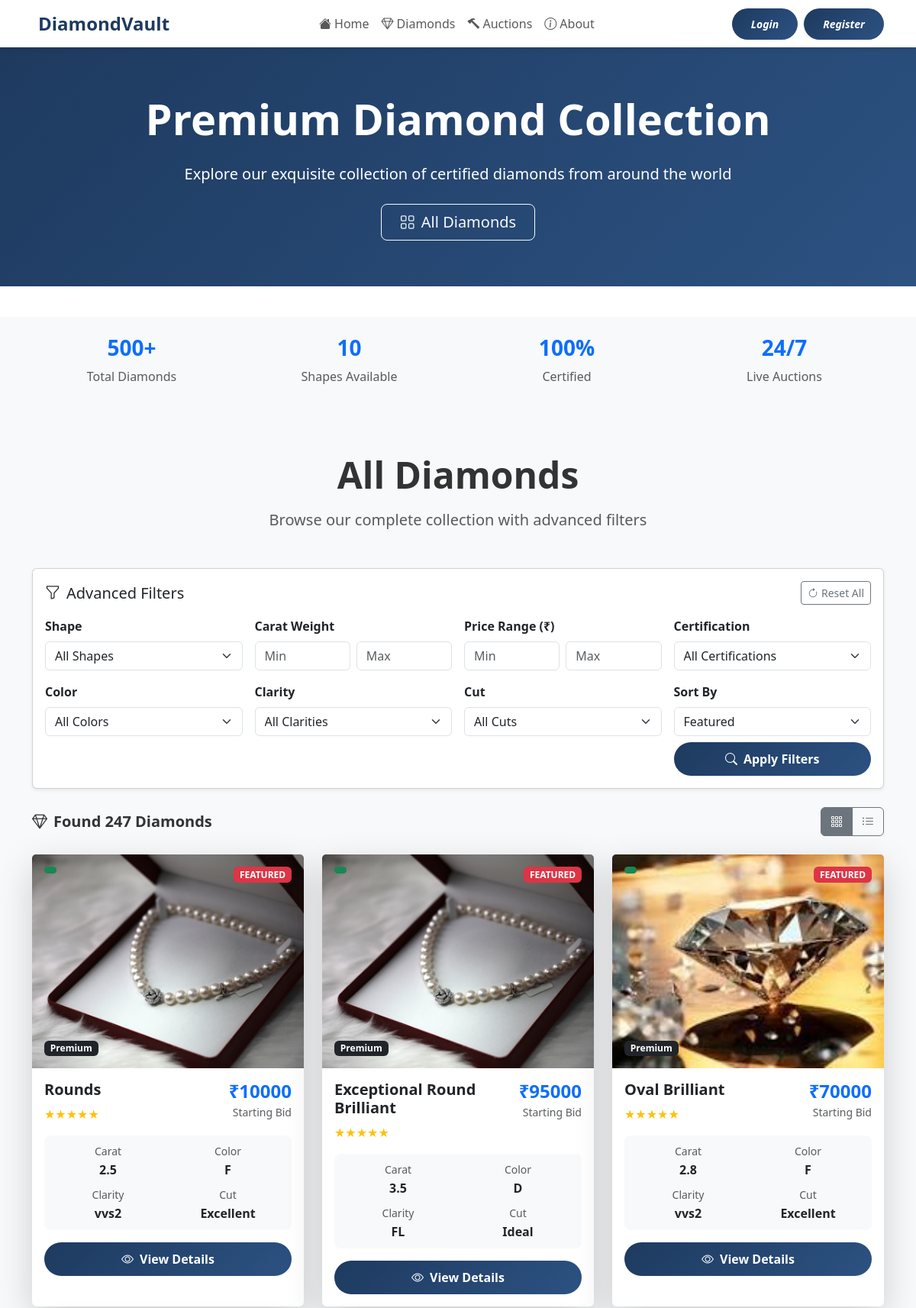
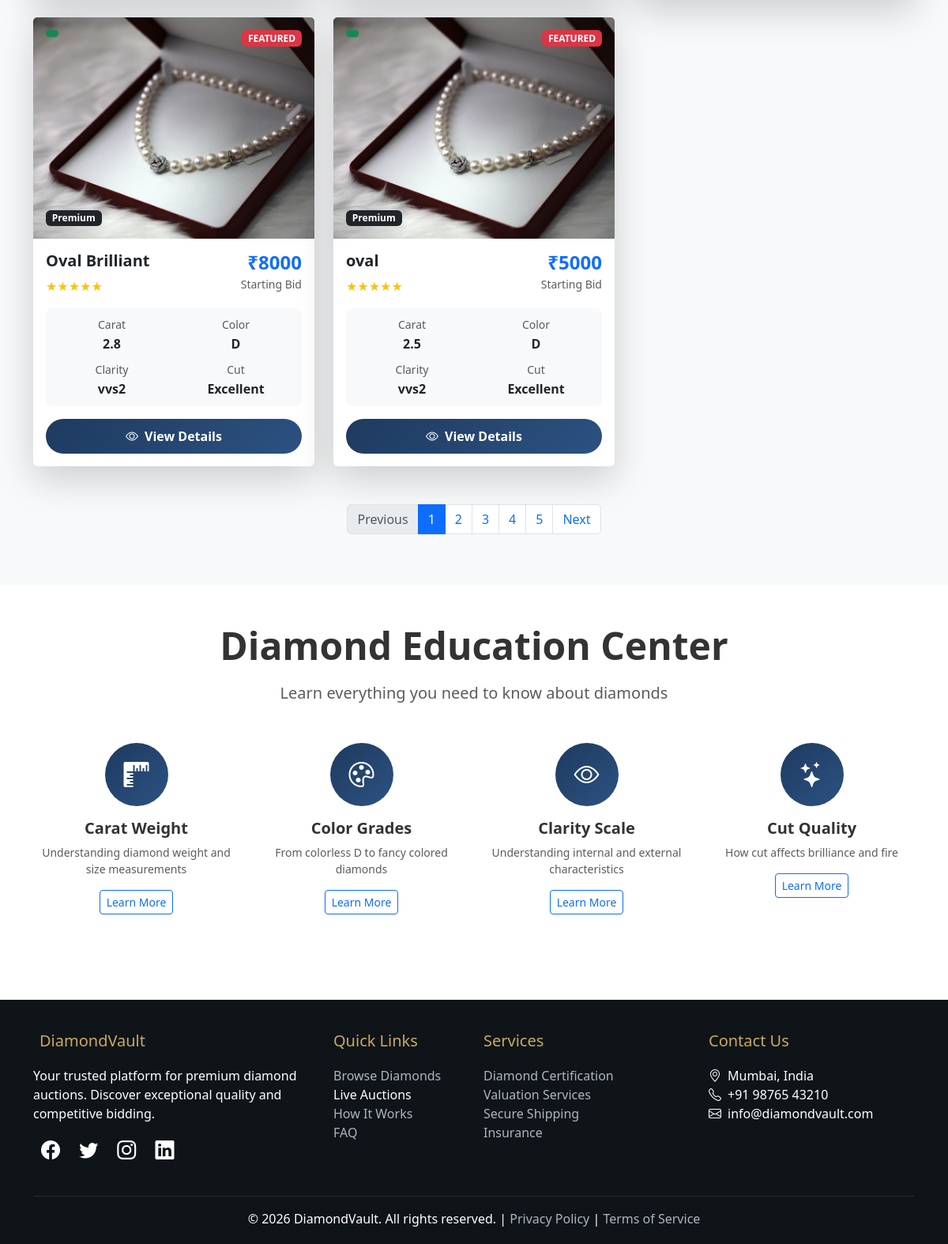
Page /diamonds/ on the committed database (2 pictures, top to bottom).
### auction/models.py (models this page shows, shortened)
class Diamond(models.Model):
    AUCTION_STATUS_CHOICES = [
        ('active', 'Active'),
        ('ended', 'Ended'),
        ('winner_declared', 'Winner Declared'),
        ('payment_pending', 'Payment Pending'),
        ('completed', 'Completed'),
        ('cancelled', 'Cancelled'),
    ]
    name = models.CharField(max_length=200)
    image = models.ImageField(upload_to='diamonds/')
    carat = models.FloatField()
    color = models.CharField(max_length=10)
    clarity = models.CharField(max_length=20)
    cut = models.CharField(max_length=20)
    price = models.IntegerField()
    def auction_default():
        return timezone.now() + timedelta(days=30)
    auction_end = models.DateTimeField(default=auction_default)
    auction_status = models.CharField(
        max_length=20,
        choices=AUCTION_STATUS_CHOICES,
        default='active',
        help_text="Current status of the auction"
    )
    winner = models.ForeignKey(
        User,
        on_delete=models.SET_NULL,
        null=True,
        blank=True,
        related_name='won_auctions',
        help_text="User who won this auction"
    )
    winning_bid = models.ForeignKey(
        'Bid',
        on_delete=models.SET_NULL,
        null=True,
        blank=True,
        related_name='winning_auctions',
        help_text="The winning bid for this auction"
    )
    winner_declared_at = models.DateTimeField(
        null=True,
        blank=True,
        help_text="When winner was declared"
    )
    payment_deadline = models.DateTimeField(
        null=True,
        blank=True,
        help_text="Payment deadline for winner"
    )
    updated_at = models.DateTimeField(
        auto_now=True,
        help_text="When this diamond was last updated"
    )
    class Meta:
        verbose_name = "Diamond"
        verbose_name_plural = "Diamonds"
        ordering = ['-updated_at']
        indexes = [
            models.Index(fields=['auction_status', 'auction_end']),
            models.Index(fields=['winner']),
            models.Index(fields=['auction_end']),
        ]

### auction/views.py (the view)
# urls.py: path('diamonds/', views.diamonds, name='diamonds'),
def diamonds(request):
    diamonds = Diamond.objects.all()
    return render(request, 'diamonds.html', {'diamonds': diamonds})

### templates/diamonds.html (shortened to what this page needs)
{% extends 'base.html' %}
{% load static %}
{% block content %}
<section class="hero-section">
    <div class="container">
        <div class="text-center">
            <h1 class="display-4 fw-bold mb-4">Premium Diamond Collection</h1>
            <p class="lead mb-4">Explore our exquisite collection of certified diamonds from around the world</p>
            <div class="d-flex gap-3 justify-content-center flex-wrap">
                <button class="btn btn-outline-light btn-lg px-4" onclick="scrollToSection('all-diamonds')">
                    <i class="bi bi-grid me-2"></i>All Diamonds
                </button>
            </div>
        </div>
    </div>
</section>
<section class="py-4 bg-light">
    <div class="container">
        <div class="row text-center">
            <div class="col-md-3 col-6 mb-3">
                <div class="stat-item">
                    <h3 class="text-primary fw-bold">500+</h3>
                    <p class="mb-0 text-muted">Total Diamonds</p>
                </div>
            </div>
            <div class="col-md-3 col-6 mb-3">
                <div class="stat-item">
                    <h3 class="text-primary fw-bold">10</h3>
                    <p class="mb-0 text-muted">Shapes Available</p>
                </div>
            </div>
            <div class="col-md-3 col-6 mb-3">
                <div class="stat-item">
                    <h3 class="text-primary fw-bold">100%</h3>
                    <p class="mb-0 text-muted">Certified</p>
                </div>
            </div>
            <div class="col-md-3 col-6 mb-3">
                <div class="stat-item">
                    <h3 class="text-primary fw-bold">24/7</h3>
                    <p class="mb-0 text-muted">Live Auctions</p>
                </div>
            </div>
        </div>
    </div>
</section>
<section class="py-5 bg-light" id="all-diamonds">
    <div class="container">
        <div class="text-center mb-5">
            <h2 class="display-5 fw-bold mb-3">All Diamonds</h2>
            <p class="lead text-muted">Browse our complete collection with advanced filters</p>
        </div>
        <div class="card shadow-sm mb-4">
            <div class="card-body">
                <div class="d-flex justify-content-between align-items-center mb-3">
                    <h5 class="card-title mb-0">
                        <i class="bi bi-funnel me-2"></i>Advanced Filters
                    </h5>
                    <button class="btn btn-outline-secondary btn-sm" onclick="resetFilters()">
                        <i class="bi bi-arrow-clockwise me-1"></i>Reset All
                    </button>
                </div>
                <form id="diamondFilters">
    <div class="row g-3">
                        <div class="col-md-3">
                            <label class="form-label fw-bold">Shape</label>
                            <select class="form-select" id="shapeFilter">
                                <option value="">All Shapes</option>
                            </select>
                        </div>
                        <div class="col-md-3">
                            <label class="form-label fw-bold">Carat Weight</label>
                            <div class="row g-2">
                                <div class="col-6">
                                    <input type="number" class="form-control" id="minCarat" placeholder="Min" step="0.1" min="0.5">
                                </div>
                                <div class="col-6">
                                    <input type="number" class="form-control" id="maxCarat" placeholder="Max" step="0.1" min="0.5">
                                </div>
                            </div>
                        </div>
                        <div class="col-md-3">
                            <label class="form-label fw-bold">Price Range (₹)</label>
                            <div class="row g-2">
                                <div class="col-6">
                                    <input type="number" class="form-control" id="minPrice" placeholder="Min" min="10000">
                                </div>
                                <div class="col-6">
                                    <input type="number" class="form-control" id="maxPrice" placeholder="Max" min="10000">
                                </div>
                            </div>
                        </div>
                        <div class="col-md-3">
                            <label class="form-label fw-bold">Certification</label>
                            <select class="form-select" id="certificationFilter">
                                <option value="">All Certifications</option>
                            </select>
                        </div>
                        <div class="col-md-3">
                            <label class="form-label fw-bold">Color</label>
                            <select class="form-select" id="colorFilter">
                                <option value="">All Colors</option>
                            </select>
                        </div>
                        <div class="col-md-3">
                            <label class="form-label fw-bold">Clarity</label>
                            <select class="form-select" id="clarityFilter">
                                <option value="">All Clarities</option>
                            </select>
                        </div>
                        <div class="col-md-3">
                            <label class="form-label fw-bold">Cut</label>
                            <select class="form-select" id="cutFilter">
                                <option value="">All Cuts</option>
                            </select>
                        </div>
                        <div class="col-md-3">
                            <label class="form-label fw-bold">Sort By</label>
                            <div class="d-grid gap-2">
                                <select class="form-select" id="sortBy">
                                    <option value="featured">Featured</option>
                                </select>
                                <button type="button" class="btn btn-primary-custom" onclick="applyFilters()">
                                    <i class="bi bi-search me-2"></i>Apply Filters
                                </button>
                            </div>
                        </div>
                    </div>
                </form>
            </div>
        </div>
        <div class="d-flex justify-content-between align-items-center mb-4">
            <h5 class="fw-bold mb-0">
                <i class="bi bi-gem me-2"></i>Found <span id="resultCount">247</span> Diamonds
            </h5>
            <div class="btn-group" role="group">
                <button type="button" class="btn btn-outline-secondary active" onclick="setViewMode('grid')">
                    <i class="bi bi-grid-3x3-gap"></i>
                </button>
                <button type="button" class="btn btn-outline-secondary" onclick="setViewMode('list')">
                    <i class="bi bi-list-ul"></i>
                </button>
            </div>
        </div>
        <div class="row g-4">
            {% for diamond in diamonds %}
            <div class="col-lg-4 col-md-6">
            <div class="card h-100 shadow-lg border-0 featured-diamond-card">
            <div class="position-relative">
            <img src="{{ diamond.image.url }}"
            class="card-img-top"
            style="height:280px; object-fit:cover;">
            <span class="badge bg-success position-absolute top-0 start-0 m-3">
            </span>
            <span class="badge bg-danger position-absolute top-0 end-0 m-3">
            FEATURED
            </span>
            <div class="position-absolute bottom-0 start-0 m-3">
            <span class="badge bg-dark">Premium</span>
            </div>
            </div>
            <div class="card-body">
            <div class="d-flex justify-content-between align-items-start mb-3">
            <div>
            <h5 class="card-title fw-bold">
            {{ diamond.name }}
            </h5>
            <div class="text-warning">
            ★★★★★
            </div>
            </div>
            <div class="text-end">
            <h4 class="text-primary fw-bold mb-0">
            ₹{{ diamond.price }}
            </h4>
            <small class="text-muted">Starting Bid</small>
            </div>
            </div>
            <div class="specs-grid mb-3">
            <div class="spec-item">
            <small class="text-muted">Carat</small>
            <div class="fw-bold">{{ diamond.carat }}</div>
            </div>
            <div class="spec-item">
            <small class="text-muted">Color</small>
            <div class="fw-bold">{{ diamond.color }}</div>
            </div>
            <div class="spec-item">
            <small class="text-muted">Clarity</small>
            <div class="fw-bold">{{ diamond.clarity }}</div>
            </div>
            <div class="spec-item">
            <small class="text-muted">Cut</small>
            <div class="fw-bold">{{ diamond.cut }}</div>
            </div>
            </div>
            <div class="d-grid gap-2">
                <a href="{% url 'diamond_detail' diamond.id %}" class="btn btn-primary-custom">
                    <i class="bi bi-eye me-2"></i>View Details
                </a>
            </div>
            </div>
            </div>
            </div>
            {% endfor %}
            </div>
        <nav aria-label="Diamond pagination" class="mt-5">
            <ul class="pagination justify-content-center">
                <li class="page-item disabled">
                    <a class="page-link" href="#" tabindex="-1">Previous</a>
                </li>
                <li class="page-item active"><a class="page-link" href="#">1</a></li>
                <li class="page-item"><a class="page-link" href="#">2</a></li>
                <li class="page-item"><a class="page-link" href="#">3</a></li>
                <li class="page-item"><a class="page-link" href="#">4</a></li>
                <li class="page-item"><a class="page-link" href="#">5</a></li>
                <li class="page-item">
                    <a class="page-link" href="#">Next</a>
                </li>
            </ul>
        </nav>
    </div>
</section>
<section class="py-5">
    <div class="container">
        <div class="text-center mb-5">
            <h2 class="display-5 fw-bold mb-3">Diamond Education Center</h2>
            <p class="lead text-muted">Learn everything you need to know about diamonds</p>
        </div>
        <div class="row g-4">
            <div class="col-md-3">
                <div class="text-center">
                    <div class="education-icon bg-primary text-white rounded-circle mx-auto mb-3"
                         style="width: 80px; height: 80px; display: flex; align-items: center; justify-content: center;">
                        <i class="bi bi-rulers" style="font-size: 2rem;"></i>
                    </div>
                    <h5 class="fw-bold">Carat Weight</h5>
                    <p class="text-muted small">Understanding diamond weight and size measurements</p>
                    <a href="#" class="btn btn-outline-primary btn-sm">Learn More</a>
                </div>
            </div>
            <div class="col-md-3">
                <div class="text-center">
                    <div class="education-icon bg-primary text-white rounded-circle mx-auto mb-3"
                         style="width: 80px; height: 80px; display: flex; align-items: center; justify-content: center;">
                        <i class="bi bi-palette" style="font-size: 2rem;"></i>
                    </div>
                    <h5 class="fw-bold">Color Grades</h5>
                    <p class="text-muted small">From colorless D to fancy colored diamonds</p>
                    <a href="#" class="btn btn-outline-primary btn-sm">Learn More</a>
                </div>
            </div>
            <div class="col-md-3">
                <div class="text-center">
                    <div class="education-icon bg-primary text-white rounded-circle mx-auto mb-3"
                         style="width: 80px; height: 80px; display: flex; align-items: center; justify-content: center;">
                        <i class="bi bi-eye" style="font-size: 2rem;"></i>
                    </div>
                    <h5 class="fw-bold">Clarity Scale</h5>
                    <p class="text-muted small">Understanding internal and external characteristics</p>
                    <a href="#" class="btn btn-outline-primary btn-sm">Learn More</a>
                </div>
            </div>
            <div class="col-md-3">
                <div class="text-center">
                    <div class="education-icon bg-primary text-white rounded-circle mx-auto mb-3"
                         style="width: 80px; height: 80px; display: flex; align-items: center; justify-content: center;">
                        <i class="bi bi-stars" style="font-size: 2rem;"></i>
                    </div>
                    <h5 class="fw-bold">Cut Quality</h5>
                    <p class="text-muted small">How cut affects brilliance and fire</p>
                    <a href="#" class="btn btn-outline-primary btn-sm">Learn More</a>
                </div>
            </div>
        </div>
    </div>
</section>
{% endblock %}

### rows in the picture
Diamond: image (picture), name "Rounds", price "10000", carat "2.5", color "F", clarity "vvs2", cut "Excellent"
Diamond: image (picture), name "Exceptional Round Brilliant", price "95000", carat "3.5", color "D", clarity "FL", cut "Ideal"
Diamond: image (picture), name "Oval Brilliant", price "70000", carat "2.8", color "F", clarity "vvs2", cut "Excellent"
Diamond: image (picture), name "Oval Brilliant", price "8000", carat "2.8", color "D", clarity "vvs2", cut "Excellent"
Diamond: image (picture), name "oval", price "5000", carat "2.5", color "D", clarity "vvs2", cut "Excellent"
